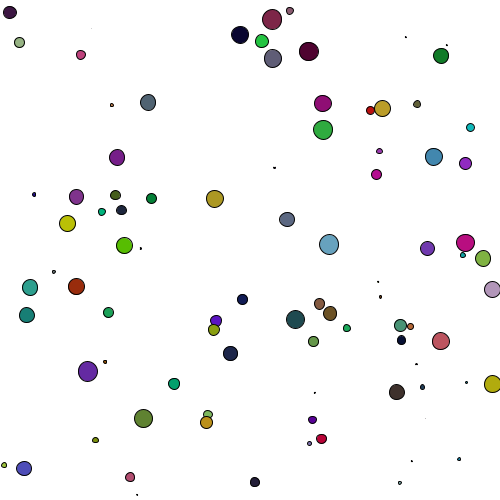
Frame 1 (no input)
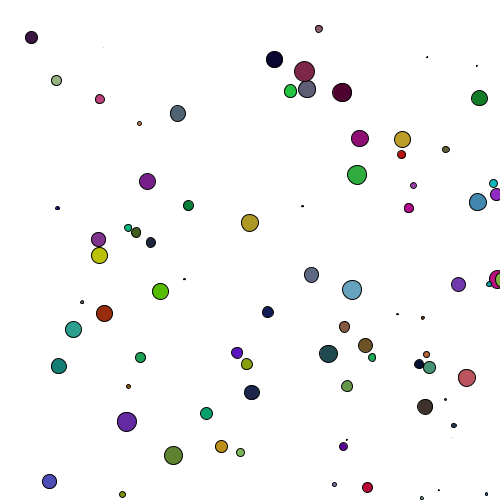
Frame 60 (the mouse pressed at the canvas centre just before this capture)
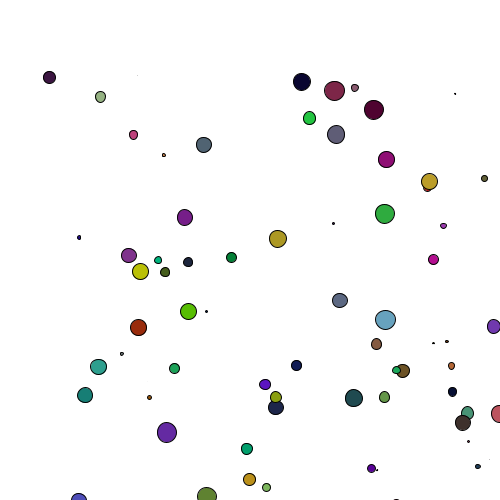
Frame 120 (the mouse held since frame 60 and released just before this capture)

The Processing sketch that drew these frames (run headless with seeded random() and noise(); from frame 60 on, the mouse is pressed at the canvas centre):

// Processing sketch: processing_168222
// ── processing_168222.pde

//setting up an array (increasing the nimber of arraies)
Cell[] myCells= new Cell[90];
Cell myCell;

void setup() {
 background(255);
 size(500,500);
for(int i=0; i<myCells.length;i++){ 
myCells[i]= new Cell();
}
}

void draw(){
  background(255);
  //array
  for(int i=0;i<myCells.length;i++){
    //unit drawn
  myCells[i].display();
  //new location
  myCells[i].update();
  }
}

//this is the cell classe. defined in two parts, declairing variables first

class Cell{
  
  float xlocation;
  float ylocation;
  float dia;
  boolean isseed;
  float cellred, cellgreen, cellblue;
  float lineweight;
  float speed;
  // construct it with a constructor
  Cell(){
    xlocation=random(0,500);
    ylocation=random(0,500);
    //random diameter
    dia=random(20);
    isseed=false;
    //randomly changing colours and lineweights
    cellred=random(200);
    cellgreen=random(200);
    cellblue=random(200);
    lineweight=random(3);
  }
 //sets up a small circle 
  void display(){
    stroke(lineweight);
    fill(cellred, cellgreen, cellblue);
    ellipse(xlocation, ylocation, dia,dia);
  }
  //location change
  void update(){
    //increased range of movement
    xlocation=xlocation+random(-1,2);
    ylocation=ylocation+random(-2,3);
 
  }


  
}
